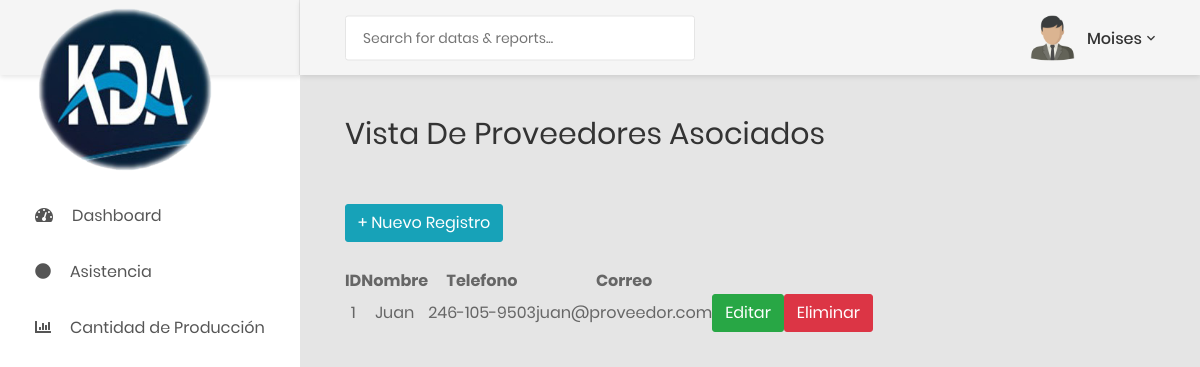
/panel/ver_proveedor.php (signed in), run on an earlier commit of the app's database.
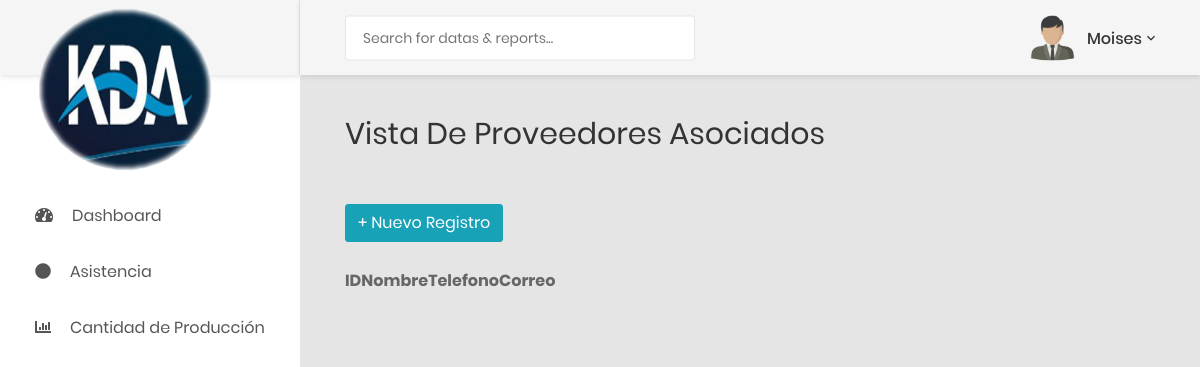
And on a later commit of the database.
### tables this page shows
CREATE TABLE `proveedor` (
  `id_proveedor` int(11) NOT NULL,
  `nombre_proveedor` varchar(45) NOT NULL,
  `telefono` varchar(50) NOT NULL,
  `correo` varchar(100) NOT NULL
);

### panel/ver_proveedor.php (the view, shortened to what the changed rows need)
<?php
	include('../adm/conexion.php');
?>
<!DOCTYPE html>
<html lang="en">
<head>
    <link href="../css/font-face.css" rel="stylesheet" media="all">
    <link href="../vendor/font-awesome-4.7/css/font-awesome.min.css" rel="stylesheet" media="all">
    <link href="../vendor/font-awesome-5/css/fontawesome-all.min.css" rel="stylesheet" media="all">
    <link href="../vendor/mdi-font/css/material-design-iconic-font.min.css" rel="stylesheet" media="all">
    <link href="../vendor/bootstrap-4.1/bootstrap.min.css" rel="stylesheet" media="all">
    <link href="../vendor/animsition/animsition.min.css" rel="stylesheet" media="all">
    <link href="../vendor/bootstrap-progressbar/bootstrap-progressbar-3.3.4.min.css" rel="stylesheet" media="all">
    <link href="../vendor/wow/animate.css" rel="stylesheet" media="all">
    <link href="../vendor/css-hamburgers/hamburgers.min.css" rel="stylesheet" media="all">
    <link href="../vendor/slick/slick.css" rel="stylesheet" media="all">
    <link href="../vendor/select2/select2.min.css" rel="stylesheet" media="all">
    <link href="../vendor/perfect-scrollbar/perfect-scrollbar.css" rel="stylesheet" media="all">
    <link href="../css/theme.css" rel="stylesheet" media="all">
    <link href="../css/style.css" rel="stylesheet" media="all">
	<link rel="stylesheet" type="text/css" href="../plugins/data-tables/DataTables-1.10.18/css/jquery.dataTables.min.css">
</head>
<body class="animsition">
    <div class="page-wrapper">
        <div class="page-container">
            <div class="main-content">
                <div class="section__content section__content--p30">
                    <div class="container-fluid">
                        <div class="row">
                            <div class="col-md-12">
                                <div class="overview-wrap">
                                    <h2 class="title-1">Vista de Proveedores Asociados</h2>
                                </div>
                            </div>
                        </div>
						<br><br>
						<div>
							<?php
								$query = 'SELECT * FROM proveedor;';
								$query_result = mysqli_query($conexion,$query);
							?>
						<br><br>
						<table id="productos" style="text-align:center">
								<thead style="">
									<th>ID</th>
									<th>Nombre</th>
									<th>Telefono</th>
									<th>Correo</th>
									<th></th>
									<th></th>
								</thead>
								<tbody style="text-align:center;">
									<?php
										while(($row = mysqli_fetch_array($query_result)) != null){
											echo '<tr>
												<td>'.$row[0].'</td>
												<td>'.$row[1].'</td>
												<td>'.$row[2].'</td>
												<td>'.$row[3].'</td>
												<td><a href=modificar_proveedor.php?id='.$row[0].'><button type="button" class="btn btn-success">Editar</button></a></td>
												<td><a href=eliminar_proveedor.php?id='.$row[0].'><button type="button" class="btn btn-danger">Eliminar</button></a></td>
											</tr>';
										}
									?>
								</tbody>
							</table>
						</div>
						<br>
                    </div>
                </div>
            </div>
        </div>
    </div>
</body>
</html>

What changed in the data, as far as the page shows it:
removed proveedor: id_proveedor "1", nombre_proveedor "Juan", telefono "246-105-9503", correo "juan@proveedor.com"
